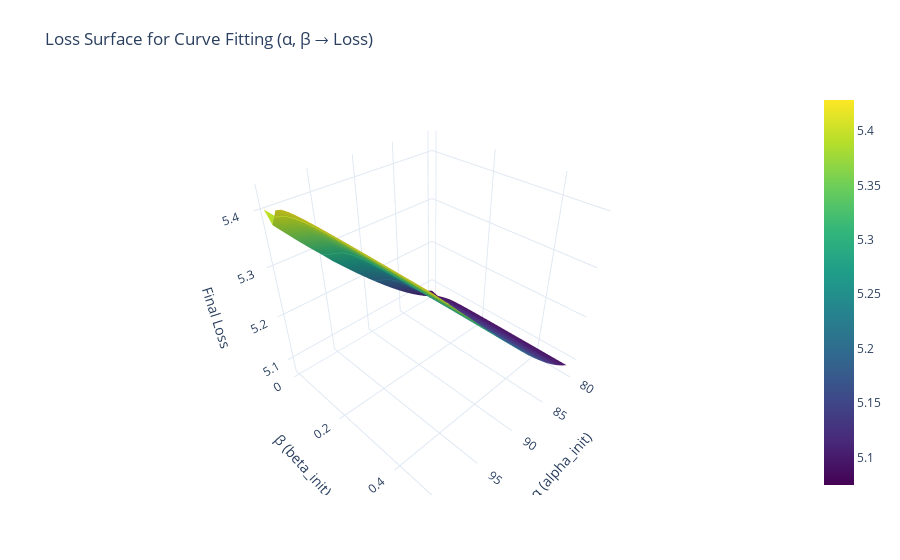

Notebook cell for this chart:
### Code cell
import plotly.graph_objs as go
import pandas as pd

# Convert results list to DataFrame
df_results = pd.DataFrame(results)

# Pivot to create grid
pivot = df_results.pivot(index="beta_init", columns="alpha_init", values="final_loss")
x = pivot.columns.values           # alpha values
y = pivot.index.values             # beta values
z = pivot.values                   # loss values (2D)

# Create surface plot
fig = go.Figure(data=[
    go.Surface(
        z=z,
        x=x,
        y=y,
        colorscale='Viridis',
        showscale=True,
        contours={"z": {"show": True, "usecolormap": True}}
    )
])

fig.update_layout(
    title="Loss Surface for Curve Fitting (α, β → Loss)",
    scene=dict(
        xaxis_title="α (alpha_init)",
        yaxis_title="β (beta_init)",
        zaxis_title="Final Loss",
    ),
    autosize=True,
    margin=dict(l=65, r=50, b=65, t=90),
    template="plotly_white"
)

fig.show()

### Figure 1 — Plotly figure (JSON) as saved in the notebook; plotly's stock layout.template omitted (floating-point values rounded to 4 significant figures; data arrays with more than 128 entries replaced by an {"elided": "..."} marker saying what was removed)
{"data": [{"colorscale": [[0, "#440154"], [0.1111, "#482878"], [0.2222, "#3e4989"], [0.3333, "#31688e"], [0.4444, "#26828e"], [0.5556, "#1f9e89"], [0.6667, "#35b779"], [0.7778, "#6ece58"], [0.8889, "#b5de2b"], [1, "#fde725"]], "contours": {"z": {"show": true, "usecolormap": true}}, "showscale": true, "type": "surface", "x": [80.0, 81.05, 82.11, 83.16, 84.21, 85.26, 86.32, 87.37, 88.42, 89.47, 90.53, 91.58, 92.63, 93.68, 94.74, 95.79, 96.84, 97.89, 98.95, 100.0], "y": [0.0, 0.02632, 0.05263, 0.07895, 0.1053, 0.1316, 0.1579, 0.1842, 0.2105, 0.2368, 0.2632, 0.2895, 0.3158, 0.3421, 0.3684, 0.3947, 0.4211, 0.4474, 0.4737, 0.5], "z": {"elided": "20x20 float values"}}], "layout": {"autosize": true, "margin": {"b": 65, "l": 65, "r": 50, "t": 90}, "scene": {"xaxis": {"title": {"text": "α (alpha_init)"}}, "yaxis": {"title": {"text": "β (beta_init)"}}, "zaxis": {"title": {"text": "Final Loss"}}}, "title": {"text": "Loss Surface for Curve Fitting (α, β → Loss)"}}}
